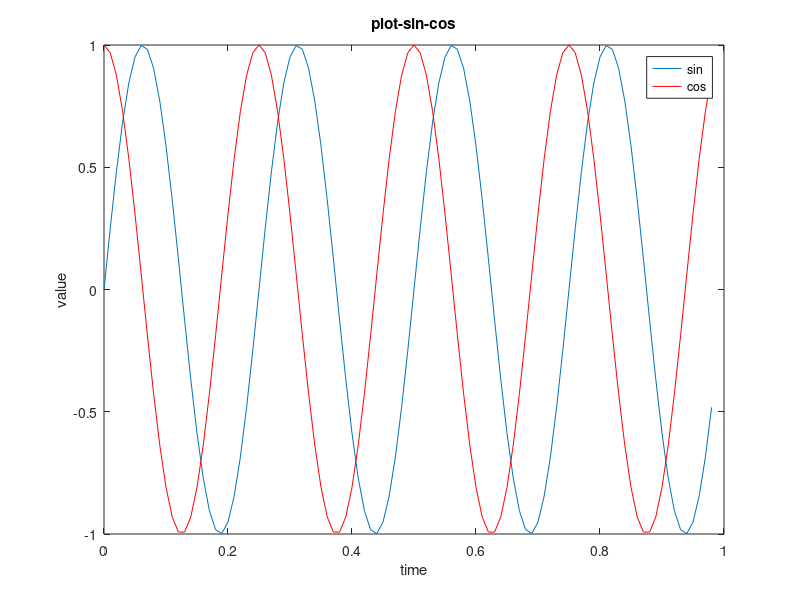
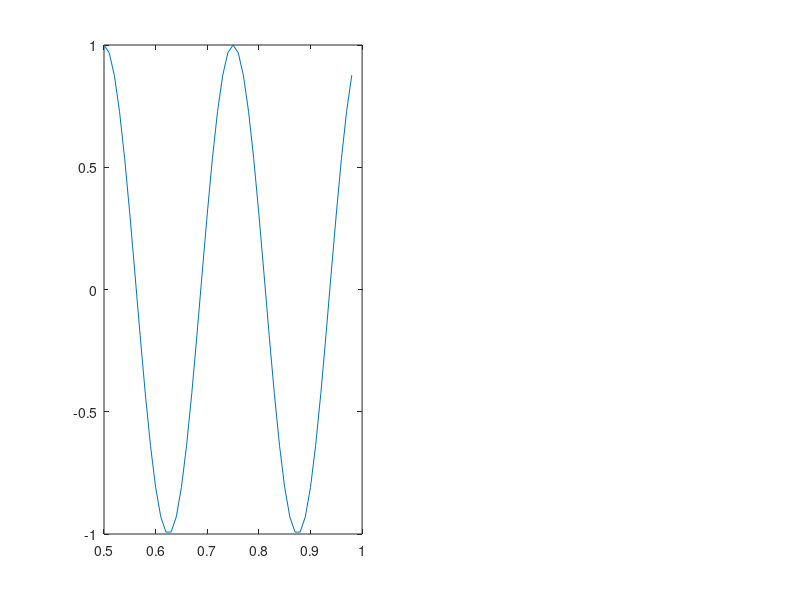

Here is the MATLAB script that generated these plots, in order:
% # run('plot-example.m')

%  Intervalo
t = [0:0.01:0.98];

% funciones sin and cos
y1 = sin(2*pi*4*t);
y2 = cos(2*pi*4*t)

% plotting
plot(t, y1);
hold on;
plot(t, y2, 'r');

% plot customization
xlabel('time');
ylabel('value');
legend('sin', 'cos');
title('plot-sin-cos');

% save plot as png
print -dpng 'plot-sin-cos.png'

% close the plot after saving it
close

figure(1); plot(t, y1);
figure(2); plot(t, y2);

% Divides plot in a 1x2 grid, access first element
subplot(1,2,1);
plot(t, y1);

subplot(1,2,1);
plot(t, y2);

axis([0.5 1 -1 1])

% clf;
